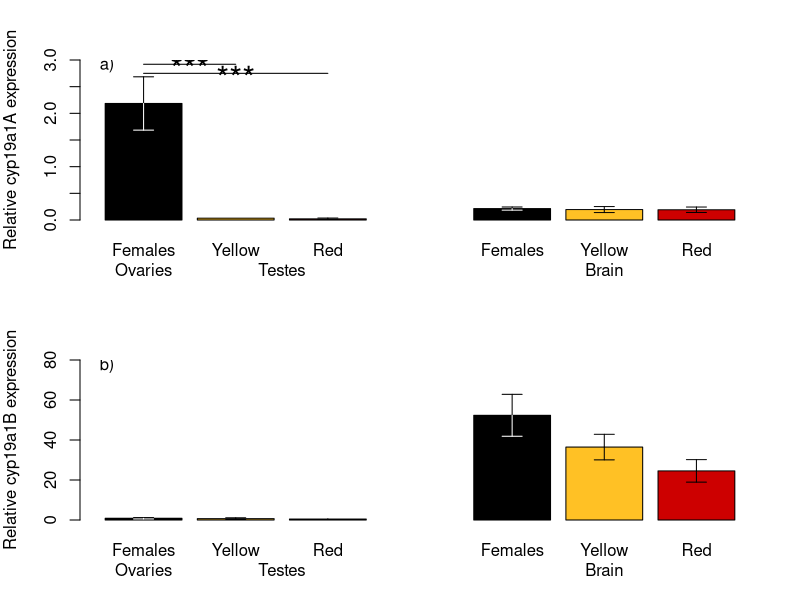
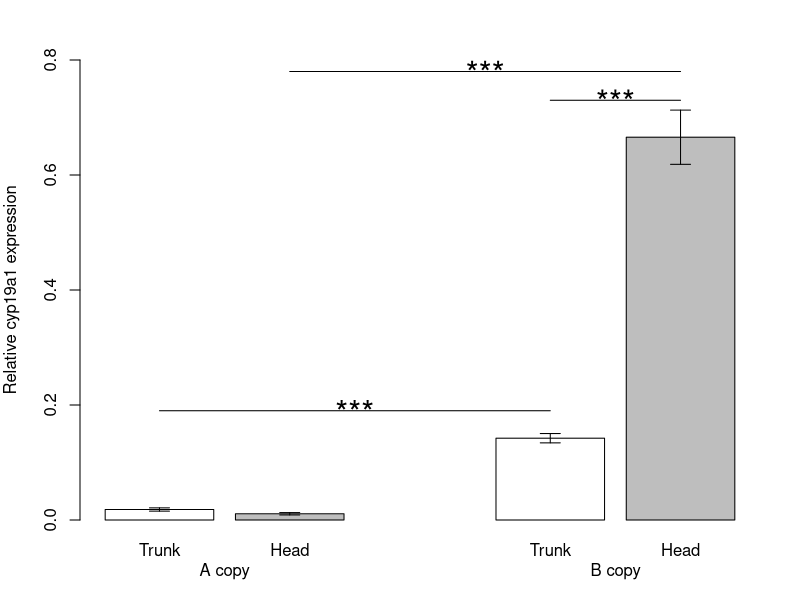

Write the R code that produced these figures, in order.
## expression graphs
rm(list=ls())
expression.dat <- read.csv("expression_qPCR.csv")
attach(expression.dat)

### function to calculate SEM
sem <- function(x){sd(x,na.rm=T)/sqrt(length(x[!is.na(x)]))} 

par(mfrow=c(2,1))

par(oma=c(0,0,0,0))
par(mar=c(4,4,3,2))
means <- c(mean(rel_cyp19a1A[tissue=="body" & sex=="F"],na.rm=T),
           mean(rel_cyp19a1A[tissue=="body" & sex=="Y"],na.rm=T),
           mean(rel_cyp19a1A[tissue=="body" & sex=="R"],na.rm=T),
           NA,
           mean(rel_cyp19a1A[tissue=="head" & sex=="F"],na.rm=T),
           mean(rel_cyp19a1A[tissue=="head" & sex=="Y"],na.rm=T),
           mean(rel_cyp19a1A[tissue=="head" & sex=="R"],na.rm=T))

sems <- c(sem(rel_cyp19a1A[tissue=="body" & sex=="F"]),
          sem(rel_cyp19a1A[tissue=="body" & sex=="Y"]),
          sem(rel_cyp19a1A[tissue=="body" & sex=="R"]),
          NA,
          sem(rel_cyp19a1A[tissue=="head" & sex=="F"]),
          sem(rel_cyp19a1A[tissue=="head" & sex=="Y"]),
          sem(rel_cyp19a1A[tissue=="head" & sex=="R"]))

bars <- barplot(means,xlab="",ylab="Relative cyp19a1A expression",ylim=c(0,3),
                names=c("Females","Yellow","Red",NA,"Females","Yellow","Red"),
                col=c("black","goldenrod1","red3",NA,"black","goldenrod1","red3"))
arrows(bars,means+sems,bars,means, length = 0.1, angle = 90, code = 1)
arrows(bars,means,bars,means-sems, length = 0.1, angle = 90, code = 2, col=c("white","black","black",NA,"white","black","black","white"))
text(0,2.9,"a)",pos=4)
lines(c(bars[1],bars[2]),c(2.92,2.92))
text((bars[1]+bars[2])/2,2.97,"***",cex=2)
lines(c(bars[1],bars[3]),c(2.75,2.75))
text(bars[2],2.8,"***",cex=2)

mtext("Ovaries",side=1,at=bars[1],line=2)
mtext("Testes",side=1,at=(bars[2]+bars[3])/2,line=2)
mtext("Brain",side=1,at=bars[6],line=2)

means <- c(mean(rel_cyp19a1B[tissue=="body" & sex=="F"],na.rm=T),
           mean(rel_cyp19a1B[tissue=="body" & sex=="Y"],na.rm=T),
           mean(rel_cyp19a1B[tissue=="body" & sex=="R"],na.rm=T),
           NA,
           mean(rel_cyp19a1B[tissue=="head" & sex=="F"],na.rm=T),
           mean(rel_cyp19a1B[tissue=="head" & sex=="Y"],na.rm=T),
           mean(rel_cyp19a1B[tissue=="head" & sex=="R"],na.rm=T))

sems <- c(sem(rel_cyp19a1B[tissue=="body" & sex=="F"]),
          sem(rel_cyp19a1B[tissue=="body" & sex=="Y"]),
          sem(rel_cyp19a1B[tissue=="body" & sex=="R"]),
          NA,
          sem(rel_cyp19a1B[tissue=="head" & sex=="F"]),
          sem(rel_cyp19a1B[tissue=="head" & sex=="Y"]),
          sem(rel_cyp19a1B[tissue=="head" & sex=="R"]))

bars <- barplot(means,xlab="",ylab="Relative cyp19a1B expression",ylim=c(0,80),
                names=c("Females","Yellow","Red",NA,"Females","Yellow","Red"),
                col=c("black","goldenrod1","red3",NA,"black","goldenrod1","red3"))
arrows(bars,means+sems,bars,means, length = 0.1, angle = 90, code = 1)
arrows(bars,means,bars,means-sems, length = 0.1, angle = 90, code = 2, col=c("white","black","black",NA,"white","black","black","white"))
text(0,77,"b)",pos=4)
mtext("Ovaries",side=1,at=bars[1],line=2)
mtext("Testes",side=1,at=(bars[2]+bars[3])/2,line=2)
mtext("Brain",side=1,at=bars[6],line=2)

dev.print(device=pdf,file="Fig3-Adult-Expression.pdf")
dev.print(device=jpeg,file="Fig3-Adult-Expression.jpg",width=800)


###
###
###

par(mfrow=c(1,1))
par(mar=c(4,4,3,2))
means <- c(mean(rel_cyp19a1A[tissue=="body" & sex=="fry"],na.rm=T),
           mean(rel_cyp19a1A[tissue=="head" & sex=="fry"],na.rm=T),
           NA,
           mean(rel_cyp19a1B[tissue=="body" & sex=="fry"],na.rm=T),
           mean(rel_cyp19a1B[tissue=="head" & sex=="fry"],na.rm=T))
sems <- c(sem(rel_cyp19a1A[tissue=="body" & sex=="fry"]),
          sem(rel_cyp19a1A[tissue=="head" & sex=="fry"]),
          NA,
          sem(rel_cyp19a1B[tissue=="body" & sex=="fry"]),
          sem(rel_cyp19a1B[tissue=="head" & sex=="fry"]))
bars <- barplot(means,xlab="",ylim=c(0,0.8),ylab="Relative cyp19a1 expression",
                names=c("Trunk","Head",NA,"Trunk","Head"),
                col=c("white","grey",NA,"white","grey"))
arrows(bars,means-sems,bars,means+sems,length=0.1,angle=90,code=3)

lines(c(bars[4],bars[5]),c(0.73,0.73))
text((bars[4]+bars[5])/2,0.74,"***",cex=2)

lines(c(bars[1],bars[4]),c(0.19,0.19))
text((bars[1]+bars[4])/2,0.20,"***",cex=2)

lines(c(bars[2],bars[5]),c(0.78,0.78))
text((bars[2]+bars[5])/2,0.79,"***",cex=2)

mtext("A copy",side=1,at=(bars[1]+bars[2])/2,line=2)
mtext("B copy",side=1,at=(bars[4]+bars[5])/2,line=2)

dev.print(device=pdf,file="Fig4-Fry-Expression.pdf")
dev.print(device=jpeg,file="Fig4-Fry-Expression.jpg",width=800)
